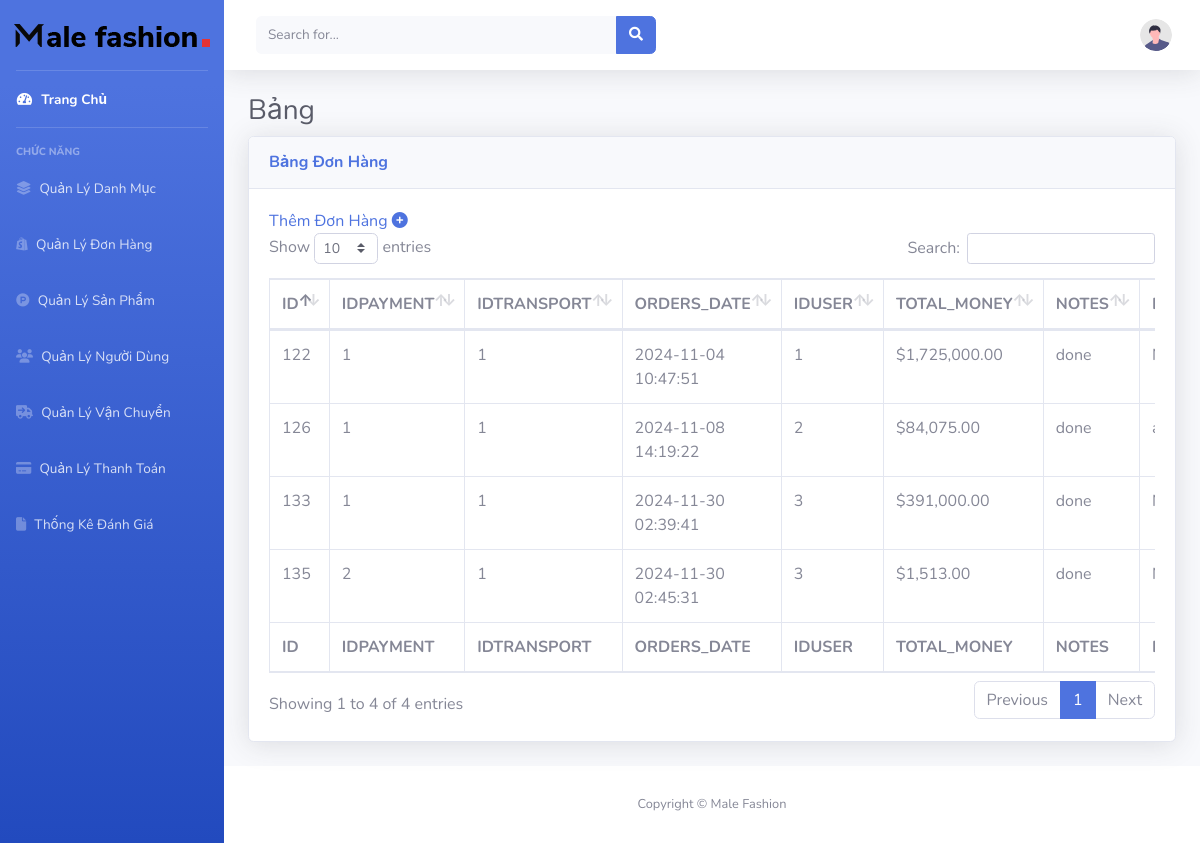
Page /admin-mau/Orders.php on the committed database.
### tables this page shows
CREATE TABLE `orders` (
  `ID` int(11) NOT NULL,
  `IDPAYMENT` int(11) DEFAULT NULL,
  `IDTRANSPORT` int(11) DEFAULT NULL,
  `ORDERS_DATE` timestamp NULL DEFAULT NULL,
  `IDUSER` int(11) DEFAULT NULL,
  `TOTAL_MONEY` double DEFAULT NULL,
  `NOTES` text DEFAULT NULL,
  `RECIPIENT_NAME` varchar(250) DEFAULT NULL,
  `ADDRESS` varchar(500) DEFAULT NULL,
  `PHONE` varchar(50) DEFAULT NULL
);

### admin-mau/Orders.php (the view, shortened to what this page needs)
<?php
include('../db.php');
$sql = "SELECT ID, IDPAYMENT, IDTRANSPORT, ORDERS_DATE, IDUSER, TOTAL_MONEY, NOTES, RECIPIENT_NAME, ADDRESS, PHONE FROM orders";
$result = $conn->query($sql);
?>
<!DOCTYPE html>
<html lang="en">
<head>
    <link rel="stylesheet" href="https://cdnjs.cloudflare.com/ajax/libs/font-awesome/6.6.0/css/all.min.css"
 />
    <link href="vendor/fontawesome-free/css/all.min.css" rel="stylesheet" type="text/css">
    <link href="css/sb-admin-2.min.css" rel="stylesheet">
    <link href="vendor/datatables/dataTables.bootstrap4.min.css" rel="stylesheet">
</head>
<body id="page-top">
    <div id="wrapper">
        <ul class="navbar-nav bg-gradient-primary sidebar sidebar-dark accordion" id="accordionSidebar">
            <a class="sidebar-brand d-flex align-items-center justify-content-center" href="../index.php"><img
                    src="../img/logo.png" alt="">
            </a>
            <hr class="sidebar-divider my-0">
            <li class="nav-item active">
                <a class="nav-link" href="index.php">
                    <i class="fas fa-fw fa-tachometer-alt"></i>
                    <span>Trang Chủ</span></a>
            </li>
            <hr class="sidebar-divider">
            <div class="sidebar-heading">
                Chức Năng
            </div>
            <li class="nav-item">
                <a class="nav-link collapsed" href="../admin-mau/Category.php">
                    <i class="fa-solid fa-layer-group"></i>
                    <span>Quản Lý Danh Mục</span>
                </a>
            </li>
            <li class="nav-item">
                <a class="nav-link collapsed" href="../admin-mau/Orders.php">
                    <i class="fa-brands fa-shopify"></i>
                    <span>Quản Lý Đơn Hàng</span>
                </a>
            </li>
            <li class="nav-item">
                <a class="nav-link collapsed" href="../admin-mau/Products.php">
                    <i class="fa-brands fa-product-hunt"></i>
                    <span>Quản Lý Sản Phẩm</span>
                </a>
            </li>
            <li class="nav-item">
                <a class="nav-link" href="../admin-mau/Users.php">
                    <i class="fa-solid fa-users"></i>
                    <span>Quản Lý Người Dùng</span></a>
            </li>
            <li class="nav-item">
                <a class="nav-link" href="../admin-mau/Transports.php">
                    <i class="fa-solid fa-truck-arrow-right"></i>
                    <span>Quản Lý Vận Chuyển</span></a>
            </li>
            <li class="nav-item">
                <a class="nav-link" href="../admin-mau/Payments.php">
                    <i class="fa-solid fa-credit-card"></i>
                    <span>Quản Lý Thanh Toán</span></a>
            </li>
            <li class="nav-item">
                <a class="nav-link" href="../admin-mau/Feedbacks.php">
                    <i class="fa-solid fa-file"></i>
                    <span>Thống Kê Đánh Giá</span></a>
            </li>
        </ul>
        <div id="content-wrapper" class="d-flex flex-column">
            <div id="content">
                <nav class="navbar navbar-expand navbar-light bg-white topbar mb-4 static-top shadow">
                    <form
                        class="d-none d-sm-inline-block form-inline mr-auto ml-md-3 my-2 my-md-0 mw-100 navbar-search">
                        <div class="input-group">
                            <input type="text" class="form-control bg-light border-0 small" placeholder="Search for..."
                                aria-label="Search" aria-describedby="basic-addon2">
                            <div class="input-group-append">
                                <button class="btn btn-primary" type="button">
                                    <i class="fas fa-search fa-sm"></i>
                                </button>
                            </div>
                        </div>
                    </form>
                    <ul class="navbar-nav ml-auto">
                        <li class="nav-item dropdown no-arrow">
                            <a class="nav-link dropdown-toggle" href="#" id="userDropdown" role="button" data-toggle="dropdown" aria-haspopup="true" aria-expanded="false">
                                <img class="img-profile rounded-circle" src="img/undraw_profile.svg">
                            </a>
                        </li>
                    </ul>
                </nav>
                <div class="container-fluid">
                    <h1 class="h3 mb-2 text-gray-800">Bảng</h1>
                    <div class="card shadow mb-4">
                        <div class="card-header py-3">
                            <h6 class="m-0 font-weight-bold text-primary">Bảng Đơn Hàng</h6>
                        </div>
                        <div class="card-body">
                            <div class="table-responsive">
                                <table class="table table-bordered" id="dataTable" width="100%" cellspacing="0">
                                    <div class="add-button">
                                        <a href="add-orders.php">
                                            Thêm Đơn Hàng
                                            <i class="fa-solid fa-circle-plus"></i>
                                        </a>
                                    </div>
                                    <thead>
                                        <tr>
                                            <th>ID</th>
                                            <th>IDPAYMENT</th>
                                            <th>IDTRANSPORT</th>
                                            <th>ORDERS_DATE</th>
                                            <th>IDUSER</th>
                                            <th>TOTAL_MONEY</th>
                                            <th>NOTES</th>
                                            <th>RECIPIENT_NAME</th>
                                        </tr>
                                    </thead>
                                    <tfoot>
                                        <tr>
                                            <th>ID</th>
                                            <th>IDPAYMENT</th>
                                            <th>IDTRANSPORT</th>
                                            <th>ORDERS_DATE</th>
                                            <th>IDUSER</th>
                                            <th>TOTAL_MONEY</th>
                                            <th>NOTES</th>
                                            <th>RECIPIENT_NAME</th>
                                        </tr>
                                    </tfoot>
                                    <tbody>
                                        <?php
                                        if ($result->num_rows > 0) {
                                            while ($row = $result->fetch_assoc()) {
                                                echo "<tr>";
                                                echo "<td>{$row['ID']}</td>";
                                                echo "<td>{$row['IDPAYMENT']}</td>";
                                                echo "<td>{$row['IDTRANSPORT']}</td>";
                                                echo "<td>{$row['ORDERS_DATE']}</td>";
                                                echo "<td>{$row['IDUSER']}</td>";
                                                echo "<td>$" . number_format($row['TOTAL_MONEY'], 2) . "</td>";
                                                echo "<td>{$row['NOTES']}</td>";
                                                echo "<td>{$row['RECIPIENT_NAME']}</td>";
                                                echo "</tr>";
                                            }
                                        } else {
                                            echo "<tr><td colspan='10'>No orders found</td></tr>";
                                        }
                                        ?>
                                    </tbody>
                                </table>
                            </div>
                        </div>
                    </div>
                </div>
            </div>
            <footer class="sticky-footer bg-white">
                <div class="container my-auto">
                    <div class="copyright text-center my-auto">
                        <span>Copyright &copy; Male Fashion</span>
                    </div>
                </div>
            </footer>
        </div>
    </div>
</body>
</html>

### rows in the picture
orders: ID "122", IDPAYMENT "1", IDTRANSPORT "1", ORDERS_DATE "2024-11-04 10:47:51", IDUSER "1", TOTAL_MONEY "1,725,000.00", NOTES "done"
orders: ID "126", IDPAYMENT "1", IDTRANSPORT "1", ORDERS_DATE "2024-11-08 14:19:22", IDUSER "2", TOTAL_MONEY "84,075.00", NOTES "done"
orders: ID "133", IDPAYMENT "1", IDTRANSPORT "1", ORDERS_DATE "2024-11-30 02:39:41", IDUSER "3", TOTAL_MONEY "391,000.00", NOTES "done"
orders: ID "135", IDPAYMENT "2", IDTRANSPORT "1", ORDERS_DATE "2024-11-30 02:45:31", IDUSER "3", TOTAL_MONEY "1,513.00", NOTES "done"
